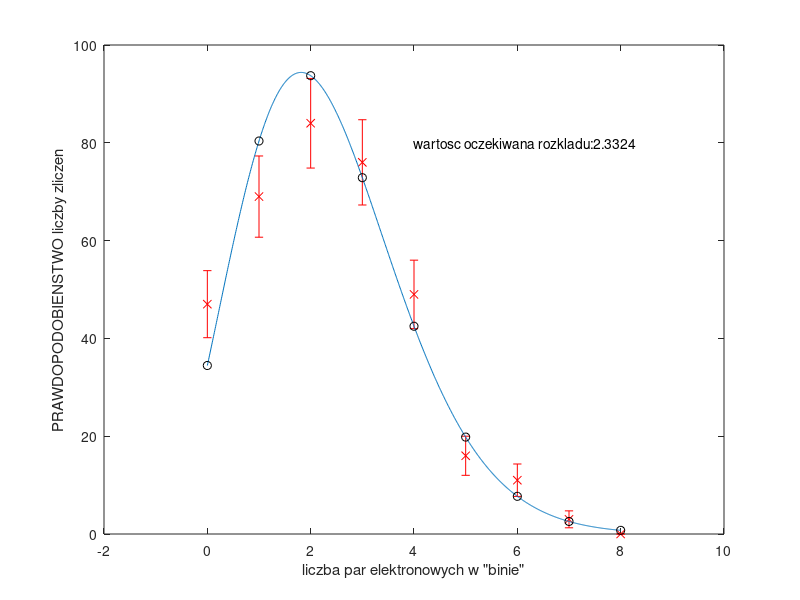

The MATLAB script that drew this image:
clear all
k = [0 1 2 3 4 5 6 7 8]
nk = [47 69 84 76 49 16 11 3 0]
errors = nk.^(1/2)
errorbar(k, nk, errors, 'xr');
norm_nk = sum(nk)
nk = nk/sum(nk);
mean = sum(nk.*k)./sum(nk) %moznaby pominac
poisson = @(x, lambda) lambda.^x .* exp(-lambda)./gamma(x+1);

fit_k = linspace(0, 8, 1000);
fit_poisson = poisson(fit_k, mean)*norm_nk
hold on
plot(fit_k, fit_poisson)
xlabel('liczba par elektronowych w "binie"')
ylabel('PRAWDOPODOBIENSTWO liczby zliczen')
text(4, 80, strcat('wartosc oczekiwana rozkladu:',num2str(mean)))

fit_poisson_do_chi2 = poisson(k, mean);
hold on
plot(k, fit_poisson_do_chi2*norm_nk, 'ko')

chi2_value = sum((fit_poisson_do_chi2-nk).^2 ./ fit_poisson_do_chi2)

degrees_freedom = length(k)-2 %srednia jest szacowanym parametrem
chi2_test_value = chi2_value/degrees_freedom
chi2_cutoff_value = 1.239    %https://faculty.elgin.edu/dkernler/statistics/ch09/images/chi-square-table.gif

if chi2_test_value < chi2_cutoff_value
    disp('na poziomie istotnosci 1% mozemy opisac dane rozkladem poissona')
else
    disp('na poziomie istotnosci 1% NIE mozemy opisac danych rozkladem poissona')
end